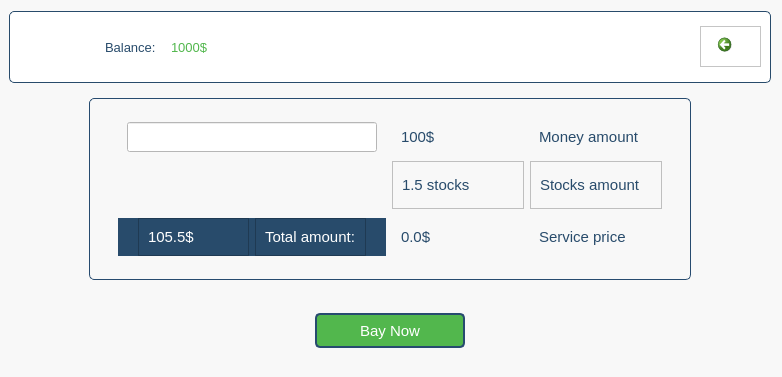
<?xml version="1.0" encoding="UTF-8"?>
<ui version="4.0">
 <class>frame_root</class>
 <widget class="QFrame" name="frame_root">
  <property name="geometry">
   <rect>
    <x>0</x>
    <y>0</y>
    <width>782</width>
    <height>377</height>
   </rect>
  </property>
  <property name="font">
   <font>
    <pointsize>11</pointsize>
   </font>
  </property>
  <property name="acceptDrops">
   <bool>false</bool>
  </property>
  <property name="windowTitle">
   <string>Frame</string>
  </property>
  <property name="styleSheet">
   <string notr="true">background-color: rgb(248, 248, 248);</string>
  </property>
  <property name="frameShape">
   <enum>QFrame::NoFrame</enum>
  </property>
  <property name="frameShadow">
   <enum>QFrame::Plain</enum>
  </property>
  <property name="lineWidth">
   <number>0</number>
  </property>
  <layout class="QVBoxLayout" name="verticalLayout_2">
   <property name="leftMargin">
    <number>9</number>
   </property>
   <item>
    <widget class="QFrame" name="frame_header">
     <property name="minimumSize">
      <size>
       <width>0</width>
       <height>0</height>
      </size>
     </property>
     <property name="layoutDirection">
      <enum>Qt::RightToLeft</enum>
     </property>
     <property name="styleSheet">
      <string notr="true">#frame_header {
    border: 1px solid #284b6b;
    border-radius: 5px;
    background-color: rgb(255, 255, 255);
}

</string>
     </property>
     <property name="frameShape">
      <enum>QFrame::NoFrame</enum>
     </property>
     <property name="frameShadow">
      <enum>QFrame::Raised</enum>
     </property>
     <property name="lineWidth">
      <number>1</number>
     </property>
     <layout class="QHBoxLayout" name="horizontalLayout_19">
      <property name="topMargin">
       <number>0</number>
      </property>
      <property name="bottomMargin">
       <number>0</number>
      </property>
      <item alignment="Qt::AlignLeft|Qt::AlignVCenter">
       <widget class="QFrame" name="frame_21">
        <property name="styleSheet">
         <string notr="true">background-color: rgb(255, 255, 255);</string>
        </property>
        <property name="frameShape">
         <enum>QFrame::StyledPanel</enum>
        </property>
        <property name="frameShadow">
         <enum>QFrame::Raised</enum>
        </property>
        <layout class="QVBoxLayout" name="verticalLayout_4">
         <property name="topMargin">
          <number>0</number>
         </property>
         <property name="rightMargin">
          <number>20</number>
         </property>
         <item>
          <widget class="QCommandLinkButton" name="commandLinkButton">
           <property name="sizePolicy">
            <sizepolicy hsizetype="Fixed" vsizetype="Preferred">
             <horstretch>0</horstretch>
             <verstretch>0</verstretch>
            </sizepolicy>
           </property>
           <property name="minimumSize">
            <size>
             <width>30</width>
             <height>15</height>
            </size>
           </property>
           <property name="maximumSize">
            <size>
             <width>30</width>
             <height>30</height>
            </size>
           </property>
           <property name="font">
            <font>
             <family>Segoe UI</family>
             <pointsize>9</pointsize>
            </font>
           </property>
           <property name="mouseTracking">
            <bool>false</bool>
           </property>
           <property name="layoutDirection">
            <enum>Qt::RightToLeft</enum>
           </property>
           <property name="styleSheet">
            <string notr="true">color: rgb(40, 75, 107);
border-color: rgb(40, 75, 107);</string>
           </property>
           <property name="text">
            <string/>
           </property>
           <property name="iconSize">
            <size>
             <width>25</width>
             <height>25</height>
            </size>
           </property>
           <property name="autoRepeatDelay">
            <number>5</number>
           </property>
           <property name="autoRepeatInterval">
            <number>5</number>
           </property>
           <property name="description">
            <string extracomment="Back to stock data"/>
           </property>
          </widget>
         </item>
        </layout>
       </widget>
      </item>
      <item>
       <widget class="QFrame" name="frame_19">
        <property name="maximumSize">
         <size>
          <width>115</width>
          <height>16777215</height>
         </size>
        </property>
        <property name="styleSheet">
         <string notr="true">background-color: rgb(255, 255, 255);</string>
        </property>
        <property name="frameShape">
         <enum>QFrame::NoFrame</enum>
        </property>
        <property name="frameShadow">
         <enum>QFrame::Raised</enum>
        </property>
        <property name="lineWidth">
         <number>0</number>
        </property>
        <layout class="QHBoxLayout" name="horizontalLayout_20">
         <property name="leftMargin">
          <number>0</number>
         </property>
         <property name="rightMargin">
          <number>0</number>
         </property>
         <item>
          <widget class="QFrame" name="frame_22">
           <property name="frameShape">
            <enum>QFrame::NoFrame</enum>
           </property>
           <property name="frameShadow">
            <enum>QFrame::Raised</enum>
           </property>
           <layout class="QHBoxLayout" name="horizontalLayout_22">
            <property name="leftMargin">
             <number>0</number>
            </property>
            <item>
             <widget class="QLabel" name="label_11">
              <property name="font">
               <font>
                <pointsize>10</pointsize>
               </font>
              </property>
              <property name="styleSheet">
               <string notr="true">color: rgb(82, 183, 77);</string>
              </property>
              <property name="text">
               <string>1000$</string>
              </property>
             </widget>
            </item>
           </layout>
          </widget>
         </item>
         <item>
          <widget class="QFrame" name="frame_23">
           <property name="frameShape">
            <enum>QFrame::NoFrame</enum>
           </property>
           <property name="frameShadow">
            <enum>QFrame::Raised</enum>
           </property>
           <layout class="QHBoxLayout" name="horizontalLayout_21">
            <property name="leftMargin">
             <number>0</number>
            </property>
            <item>
             <widget class="QLabel" name="label_10">
              <property name="font">
               <font>
                <pointsize>10</pointsize>
               </font>
              </property>
              <property name="styleSheet">
               <string notr="true">color: rgb(40, 75, 107);</string>
              </property>
              <property name="text">
               <string>Balance:</string>
              </property>
             </widget>
            </item>
           </layout>
          </widget>
         </item>
        </layout>
       </widget>
      </item>
      <item>
       <widget class="QFrame" name="frame_20">
        <property name="maximumSize">
         <size>
          <width>80</width>
          <height>16777215</height>
         </size>
        </property>
        <property name="styleSheet">
         <string notr="true">background-color: rgb(255, 255, 255);</string>
        </property>
        <property name="frameShape">
         <enum>QFrame::NoFrame</enum>
        </property>
        <property name="frameShadow">
         <enum>QFrame::Raised</enum>
        </property>
        <widget class="QLabel" name="label_7">
         <property name="geometry">
          <rect>
           <x>10</x>
           <y>10</y>
           <width>51</width>
           <height>41</height>
          </rect>
         </property>
         <property name="text">
          <string/>
         </property>
         <property name="pixmap">
          <pixmap>../../../Users/1/Pictures/Screenshots/צילום מסך 2025-05-12 012640.png</pixmap>
         </property>
         <property name="scaledContents">
          <bool>true</bool>
         </property>
        </widget>
       </widget>
      </item>
     </layout>
    </widget>
   </item>
   <item>
    <widget class="QFrame" name="frame_info">
     <property name="minimumSize">
      <size>
       <width>0</width>
       <height>200</height>
      </size>
     </property>
     <property name="font">
      <font>
       <pointsize>11</pointsize>
      </font>
     </property>
     <property name="styleSheet">
      <string notr="true">color: rgb(40, 75, 107);</string>
     </property>
     <property name="frameShape">
      <enum>QFrame::NoFrame</enum>
     </property>
     <property name="frameShadow">
      <enum>QFrame::Raised</enum>
     </property>
     <layout class="QHBoxLayout" name="horizontalLayout">
      <property name="leftMargin">
       <number>80</number>
      </property>
      <property name="rightMargin">
       <number>80</number>
      </property>
      <item>
       <widget class="QFrame" name="frame_data">
        <property name="font">
         <font>
          <pointsize>11</pointsize>
         </font>
        </property>
        <property name="styleSheet">
         <string notr="true">
#frame_data{	
	
	border: 1px solid #274b6f;
	border-radius: 5px;
	padding: 5px 10px;
	color: rgb(40, 73, 107);
}
</string>
        </property>
        <property name="frameShape">
         <enum>QFrame::NoFrame</enum>
        </property>
        <property name="frameShadow">
         <enum>QFrame::Raised</enum>
        </property>
        <layout class="QVBoxLayout" name="verticalLayout_3">
         <property name="spacing">
          <number>0</number>
         </property>
         <item>
          <widget class="QFrame" name="frame_money_amount">
           <property name="font">
            <font>
             <pointsize>11</pointsize>
            </font>
           </property>
           <property name="styleSheet">
            <string notr="true">color: rgb(40, 75, 107);</string>
           </property>
           <property name="frameShape">
            <enum>QFrame::NoFrame</enum>
           </property>
           <property name="frameShadow">
            <enum>QFrame::Raised</enum>
           </property>
           <property name="lineWidth">
            <number>0</number>
           </property>
           <layout class="QHBoxLayout" name="horizontalLayout_2">
            <property name="topMargin">
             <number>0</number>
            </property>
            <property name="bottomMargin">
             <number>0</number>
            </property>
            <item>
             <widget class="QFrame" name="frame_9">
              <property name="sizePolicy">
               <sizepolicy hsizetype="Preferred" vsizetype="Preferred">
                <horstretch>0</horstretch>
                <verstretch>0</verstretch>
               </sizepolicy>
              </property>
              <property name="minimumSize">
               <size>
                <width>0</width>
                <height>0</height>
               </size>
              </property>
              <property name="font">
               <font>
                <pointsize>11</pointsize>
               </font>
              </property>
              <property name="frameShape">
               <enum>QFrame::NoFrame</enum>
              </property>
              <property name="frameShadow">
               <enum>QFrame::Raised</enum>
              </property>
              <layout class="QHBoxLayout" name="horizontalLayout_3">
               <item>
                <widget class="QLineEdit" name="lineEdit">
                 <property name="sizePolicy">
                  <sizepolicy hsizetype="Preferred" vsizetype="Preferred">
                   <horstretch>0</horstretch>
                   <verstretch>0</verstretch>
                  </sizepolicy>
                 </property>
                 <property name="minimumSize">
                  <size>
                   <width>250</width>
                   <height>30</height>
                  </size>
                 </property>
                 <property name="font">
                  <font>
                   <pointsize>11</pointsize>
                  </font>
                 </property>
                 <property name="styleSheet">
                  <string notr="true">background-color: rgb(255, 255, 255);</string>
                 </property>
                 <property name="frame">
                  <bool>true</bool>
                 </property>
                </widget>
               </item>
              </layout>
             </widget>
            </item>
            <item>
             <widget class="QFrame" name="frame_label_money">
              <property name="frameShape">
               <enum>QFrame::NoFrame</enum>
              </property>
              <property name="frameShadow">
               <enum>QFrame::Raised</enum>
              </property>
              <layout class="QHBoxLayout" name="horizontalLayout_4">
               <item>
                <widget class="QLabel" name="label_money">
                 <property name="font">
                  <font>
                   <pointsize>11</pointsize>
                  </font>
                 </property>
                 <property name="frameShadow">
                  <enum>QFrame::Raised</enum>
                 </property>
                 <property name="lineWidth">
                  <number>0</number>
                 </property>
                 <property name="text">
                  <string>100$</string>
                 </property>
                </widget>
               </item>
              </layout>
             </widget>
            </item>
            <item>
             <widget class="QFrame" name="frame_7">
              <property name="frameShape">
               <enum>QFrame::NoFrame</enum>
              </property>
              <property name="frameShadow">
               <enum>QFrame::Raised</enum>
              </property>
              <layout class="QHBoxLayout" name="horizontalLayout_5">
               <item>
                <widget class="QLabel" name="label">
                 <property name="font">
                  <font>
                   <pointsize>11</pointsize>
                  </font>
                 </property>
                 <property name="text">
                  <string>Money amount</string>
                 </property>
                </widget>
               </item>
              </layout>
             </widget>
            </item>
           </layout>
          </widget>
         </item>
         <item>
          <widget class="QFrame" name="frame_stock_amount">
           <property name="font">
            <font>
             <pointsize>11</pointsize>
            </font>
           </property>
           <property name="styleSheet">
            <string notr="true">color: rgb(40, 75, 107);</string>
           </property>
           <property name="frameShape">
            <enum>QFrame::NoFrame</enum>
           </property>
           <property name="frameShadow">
            <enum>QFrame::Raised</enum>
           </property>
           <layout class="QHBoxLayout" name="horizontalLayout_10">
            <property name="topMargin">
             <number>0</number>
            </property>
            <property name="bottomMargin">
             <number>0</number>
            </property>
            <item>
             <widget class="QFrame" name="frame_10">
              <property name="minimumSize">
               <size>
                <width>268</width>
                <height>0</height>
               </size>
              </property>
              <property name="font">
               <font>
                <pointsize>11</pointsize>
               </font>
              </property>
              <property name="frameShape">
               <enum>QFrame::NoFrame</enum>
              </property>
              <property name="frameShadow">
               <enum>QFrame::Raised</enum>
              </property>
              <layout class="QHBoxLayout" name="horizontalLayout_11"/>
             </widget>
            </item>
            <item>
             <widget class="QFrame" name="frame_label_stock">
              <property name="frameShape">
               <enum>QFrame::StyledPanel</enum>
              </property>
              <property name="frameShadow">
               <enum>QFrame::Raised</enum>
              </property>
              <layout class="QHBoxLayout" name="horizontalLayout_12">
               <item>
                <widget class="QLabel" name="label_stock">
                 <property name="font">
                  <font>
                   <pointsize>11</pointsize>
                  </font>
                 </property>
                 <property name="lineWidth">
                  <number>0</number>
                 </property>
                 <property name="text">
                  <string>1.5 stocks</string>
                 </property>
                </widget>
               </item>
              </layout>
             </widget>
            </item>
            <item>
             <widget class="QFrame" name="frame_15">
              <property name="frameShape">
               <enum>QFrame::StyledPanel</enum>
              </property>
              <property name="frameShadow">
               <enum>QFrame::Raised</enum>
              </property>
              <layout class="QHBoxLayout" name="horizontalLayout_13">
               <item>
                <widget class="QLabel" name="label_6">
                 <property name="font">
                  <font>
                   <pointsize>11</pointsize>
                  </font>
                 </property>
                 <property name="text">
                  <string>Stocks amount</string>
                 </property>
                </widget>
               </item>
              </layout>
             </widget>
            </item>
           </layout>
          </widget>
         </item>
         <item>
          <widget class="QFrame" name="frame_service_and_total">
           <property name="minimumSize">
            <size>
             <width>0</width>
             <height>0</height>
            </size>
           </property>
           <property name="font">
            <font>
             <pointsize>11</pointsize>
            </font>
           </property>
           <property name="styleSheet">
            <string notr="true">color: rgb(40, 75, 107);</string>
           </property>
           <property name="frameShape">
            <enum>QFrame::NoFrame</enum>
           </property>
           <property name="frameShadow">
            <enum>QFrame::Raised</enum>
           </property>
           <layout class="QHBoxLayout" name="horizontalLayout_9">
            <item>
             <widget class="QFrame" name="frame_total">
              <property name="sizePolicy">
               <sizepolicy hsizetype="Preferred" vsizetype="Preferred">
                <horstretch>0</horstretch>
                <verstretch>0</verstretch>
               </sizepolicy>
              </property>
              <property name="minimumSize">
               <size>
                <width>268</width>
                <height>0</height>
               </size>
              </property>
              <property name="maximumSize">
               <size>
                <width>16777215</width>
                <height>16777215</height>
               </size>
              </property>
              <property name="styleSheet">
               <string notr="true">background-color: rgb(40, 75, 107);
color: rgb(255, 255, 255);</string>
              </property>
              <property name="frameShape">
               <enum>QFrame::NoFrame</enum>
              </property>
              <property name="frameShadow">
               <enum>QFrame::Raised</enum>
              </property>
              <layout class="QHBoxLayout" name="horizontalLayout_6">
               <property name="leftMargin">
                <number>20</number>
               </property>
               <property name="topMargin">
                <number>0</number>
               </property>
               <property name="rightMargin">
                <number>20</number>
               </property>
               <property name="bottomMargin">
                <number>0</number>
               </property>
               <item>
                <widget class="QFrame" name="frame_2">
                 <property name="frameShape">
                  <enum>QFrame::StyledPanel</enum>
                 </property>
                 <property name="frameShadow">
                  <enum>QFrame::Raised</enum>
                 </property>
                 <layout class="QHBoxLayout" name="horizontalLayout_8">
                  <item>
                   <widget class="QLabel" name="label_total">
                    <property name="font">
                     <font>
                      <pointsize>11</pointsize>
                     </font>
                    </property>
                    <property name="text">
                     <string>105.5$</string>
                    </property>
                   </widget>
                  </item>
                 </layout>
                </widget>
               </item>
               <item>
                <widget class="QFrame" name="frame">
                 <property name="maximumSize">
                  <size>
                   <width>16777215</width>
                   <height>16777215</height>
                  </size>
                 </property>
                 <property name="frameShape">
                  <enum>QFrame::StyledPanel</enum>
                 </property>
                 <property name="frameShadow">
                  <enum>QFrame::Raised</enum>
                 </property>
                 <layout class="QHBoxLayout" name="horizontalLayout_7">
                  <item>
                   <widget class="QLabel" name="label_3">
                    <property name="font">
                     <font>
                      <pointsize>11</pointsize>
                     </font>
                    </property>
                    <property name="text">
                     <string>Total amount:</string>
                    </property>
                   </widget>
                  </item>
                 </layout>
                </widget>
               </item>
              </layout>
             </widget>
            </item>
            <item>
             <widget class="QFrame" name="frame_17">
              <property name="frameShape">
               <enum>QFrame::NoFrame</enum>
              </property>
              <property name="frameShadow">
               <enum>QFrame::Raised</enum>
              </property>
              <layout class="QHBoxLayout" name="horizontalLayout_16">
               <item>
                <widget class="QLabel" name="label_8">
                 <property name="font">
                  <font>
                   <pointsize>11</pointsize>
                  </font>
                 </property>
                 <property name="text">
                  <string>0.0$</string>
                 </property>
                </widget>
               </item>
              </layout>
             </widget>
            </item>
            <item>
             <widget class="QFrame" name="frame_18">
              <property name="frameShape">
               <enum>QFrame::NoFrame</enum>
              </property>
              <property name="frameShadow">
               <enum>QFrame::Raised</enum>
              </property>
              <layout class="QHBoxLayout" name="horizontalLayout_17">
               <item>
                <widget class="QLabel" name="label_9">
                 <property name="font">
                  <font>
                   <pointsize>11</pointsize>
                  </font>
                 </property>
                 <property name="text">
                  <string>Service price</string>
                 </property>
                </widget>
               </item>
              </layout>
             </widget>
            </item>
           </layout>
          </widget>
         </item>
        </layout>
       </widget>
      </item>
     </layout>
    </widget>
   </item>
   <item alignment="Qt::AlignHCenter|Qt::AlignVCenter">
    <widget class="QFrame" name="frame_action_buttn">
     <property name="minimumSize">
      <size>
       <width>0</width>
       <height>50</height>
      </size>
     </property>
     <property name="frameShape">
      <enum>QFrame::NoFrame</enum>
     </property>
     <property name="frameShadow">
      <enum>QFrame::Raised</enum>
     </property>
     <layout class="QHBoxLayout" name="horizontalLayout_18">
      <item>
       <widget class="QPushButton" name="button_bay">
        <property name="sizePolicy">
         <sizepolicy hsizetype="Fixed" vsizetype="Fixed">
          <horstretch>0</horstretch>
          <verstretch>0</verstretch>
         </sizepolicy>
        </property>
        <property name="minimumSize">
         <size>
          <width>150</width>
          <height>35</height>
         </size>
        </property>
        <property name="font">
         <font>
          <pointsize>11</pointsize>
          <bold>false</bold>
         </font>
        </property>
        <property name="styleSheet">
         <string notr="true">border: 2px solid #274b6f;
border-radius: 5px;
padding: 5px 10px;
background-color: #52b74d;
color: rgb(255, 255, 255);
</string>
        </property>
        <property name="text">
         <string>Bay Now</string>
        </property>
        <property name="autoRepeatDelay">
         <number>5</number>
        </property>
        <property name="autoRepeatInterval">
         <number>5</number>
        </property>
        <property name="autoDefault">
         <bool>false</bool>
        </property>
        <property name="default">
         <bool>false</bool>
        </property>
       </widget>
      </item>
     </layout>
    </widget>
   </item>
  </layout>
 </widget>
 <resources/>
 <connections/>
</ui>
